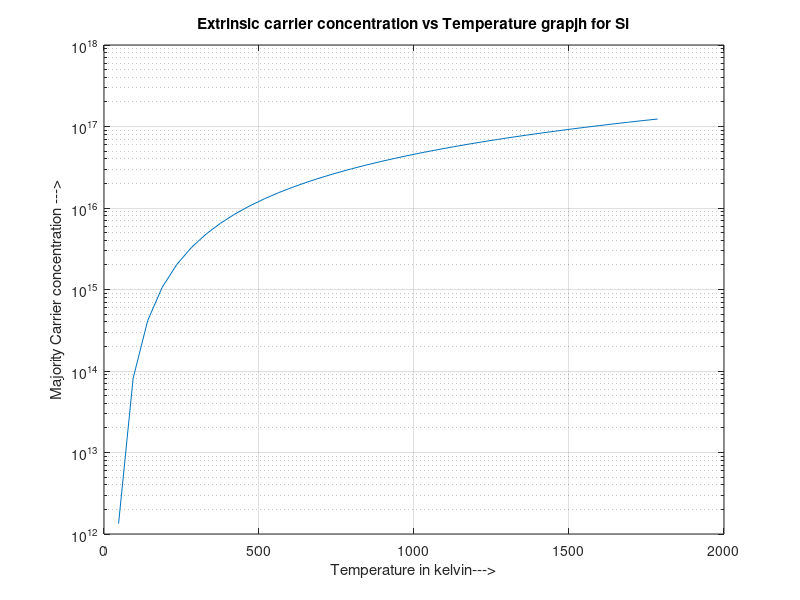

This figure's MATLAB source:
E = 0.05;
Eg =input('Enter the value of Energy');
Na =10e14;
Nd =10e16;
Nc =2.8e19;
Nv =1e19;
t = 0:47:1800;
a =(((Na*Nd).^0.5)/((300).^1.5)); 
b =t.^1.5;
c =1.*exp(-(E.*300)./(0.052.*t));
n0 = a.*b.*c;
d =(((Nc*Nv).^0.5)/((300).^1.5)); 
e=t.^1.5;
f=1.*exp(-(Eg.*300)./(0.026.*t));
ni=d.*e.*f;
N=ni+n0;
semilogy(t,N);
xlabel('Temperature in kelvin--->');
ylabel('Majority Carrier concentration --->');
title('Extrinsic carrier concentration vs Temperature grapjh for Si');
hold on;
grid on;
